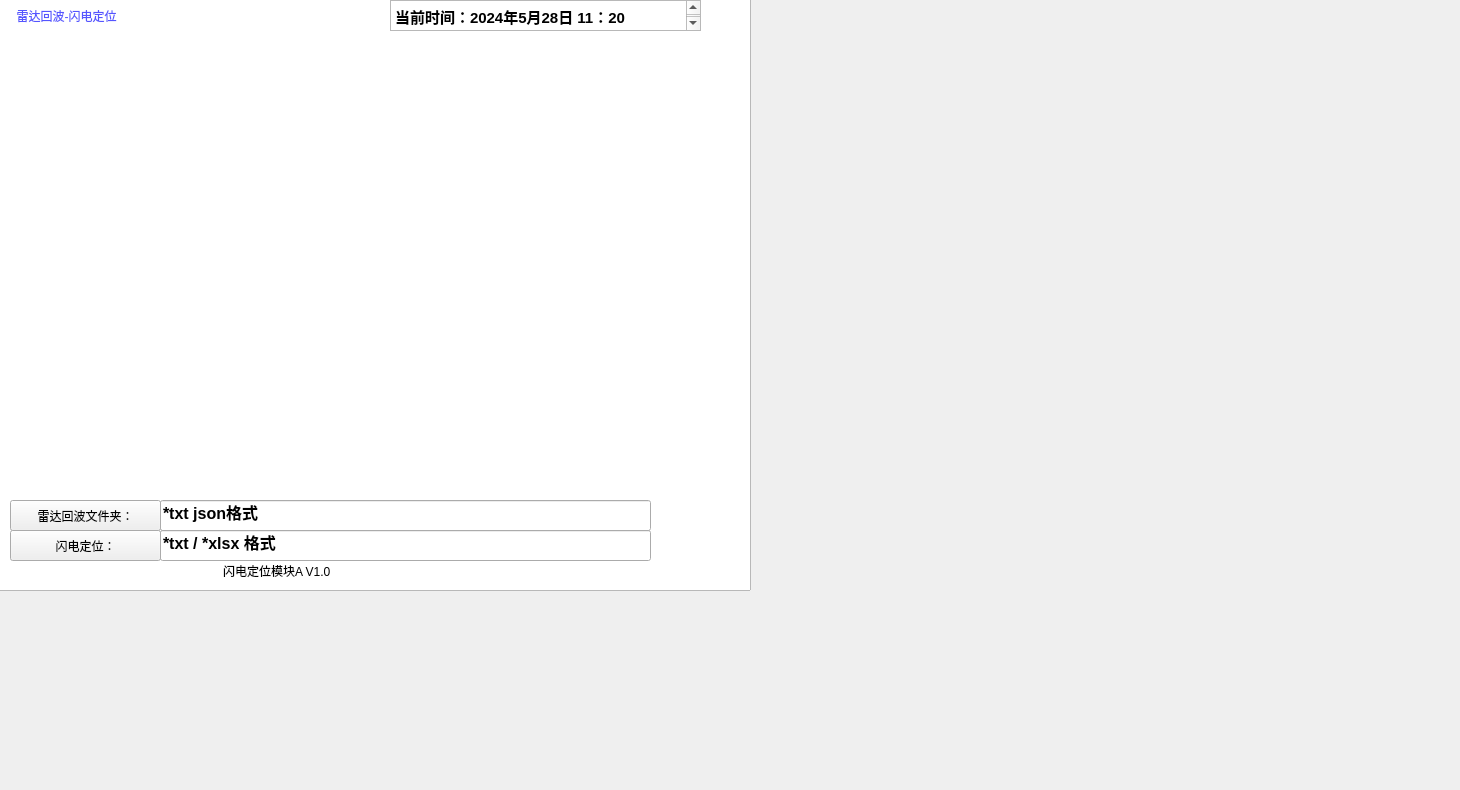
   <widget class="QWidget" name="tab_6">
    <attribute name="title">
     <string>雷达-闪电定位</string>
    </attribute>
    <widget class="QTableView" name="tableView_16">
     <property name="geometry">
      <rect>
       <x>-700</x>
       <y>-190</y>
       <width>1451</width>
       <height>781</height>
      </rect>
     </property>
     <property name="styleSheet">
      <string notr="true">background-image: url(:/jpg/雷电.jpg);</string>
     </property>
    </widget>
    <widget class="QLabel" name="label_leida">
     <property name="geometry">
      <rect>
       <x>10</x>
       <y>0</y>
       <width>151</width>
       <height>31</height>
      </rect>
     </property>
     <property name="styleSheet">
      <string notr="true">color: rgb(85, 85, 255);
font: 700 12pt &quot;Microsoft YaHei UI&quot;;
background-color: rgb(255, 255, 255);
alternate-background-color: rgb(0, 255, 127);</string>
     </property>
     <property name="text">
      <string>  雷达回波-闪电定位 </string>
     </property>
    </widget>
    <widget class="QTextEdit" name="textEditNowTime4">
     <property name="geometry">
      <rect>
       <x>390</x>
       <y>0</y>
       <width>311</width>
       <height>31</height>
      </rect>
     </property>
     <property name="styleSheet">
      <string notr="true">font: 11pt &quot;Microsoft YaHei UI&quot;;
alternate-background-color: rgb(170, 255, 127);
font: 700 11pt &quot;Microsoft YaHei UI&quot;;</string>
     </property>
     <property name="html">
      <string>&lt;!DOCTYPE HTML PUBLIC &quot;-//W3C//DTD HTML 4.0//EN&quot; &quot;http://www.w3.org/TR/REC-html40/strict.dtd&quot;&gt;
&lt;html&gt;&lt;head&gt;&lt;meta name=&quot;qrichtext&quot; content=&quot;1&quot; /&gt;&lt;meta charset=&quot;utf-8&quot; /&gt;&lt;style type=&quot;text/css&quot;&gt;
p, li { white-space: pre-wrap; }
hr { height: 1px; border-width: 0; }
li.unchecked::marker { content: &quot;\2610&quot;; }
li.checked::marker { content: &quot;\2612&quot;; }
&lt;/style&gt;&lt;/head&gt;&lt;body style=&quot; font-family:'Microsoft YaHei UI'; font-size:11pt; font-weight:700; font-style:normal;&quot;&gt;
&lt;p style=&quot; margin-top:0px; margin-bottom:0px; margin-left:0px; margin-right:0px; -qt-block-indent:0; text-indent:0px;&quot;&gt;当前时间：2024年5月28日 11：20&lt;/p&gt;&lt;/body&gt;&lt;/html&gt;</string>
     </property>
    </widget>
    <widget class="QLabel" name="labelV_25">
     <property name="geometry">
      <rect>
       <x>20</x>
       <y>560</y>
       <width>781</width>
       <height>21</height>
      </rect>
     </property>
     <property name="styleSheet">
      <string notr="true">color: rgb(0, 0, 0);
font: 10pt &quot;Microsoft YaHei UI&quot;;</string>
     </property>
     <property name="text">
      <string>                                                             闪电定位模块A V1.0</string>
     </property>
    </widget>
    <widget class="QLabel" name="labelradar">
     <property name="geometry">
      <rect>
       <x>10</x>
       <y>40</y>
       <width>681</width>
       <height>451</height>
      </rect>
     </property>
     <property name="text">
      <string/>
     </property>
    </widget>
    <widget class="QPushButton" name="pushButtonsat_ld">
     <property name="geometry">
      <rect>
       <x>10</x>
       <y>500</y>
       <width>151</width>
       <height>31</height>
      </rect>
     </property>
     <property name="styleSheet">
      <string notr="true">font: 700 12pt &quot;Microsoft YaHei UI&quot;;
color: rgb(0, 0, 0);</string>
     </property>
     <property name="text">
      <string>雷达回波文件夹：</string>
     </property>
    </widget>
    <widget class="QLineEdit" name="Filedirectorysatfile_ld2">
     <property name="geometry">
      <rect>
       <x>160</x>
       <y>500</y>
       <width>491</width>
       <height>31</height>
      </rect>
     </property>
     <property name="font">
      <font>
       <family>Microsoft YaHei UI</family>
       <pointsize>12</pointsize>
       <italic>false</italic>
       <bold>true</bold>
      </font>
     </property>
     <property name="styleSheet">
      <string notr="true">color: rgb(0, 0, 0);
font: 700 12pt &quot;Microsoft YaHei UI&quot;;</string>
     </property>
     <property name="text">
      <string>*txt json格式</string>
     </property>
    </widget>
    <widget class="QPushButton" name="pushButtonsat_ld2">
     <property name="geometry">
      <rect>
       <x>10</x>
       <y>530</y>
       <width>151</width>
       <height>31</height>
      </rect>
     </property>
     <property name="styleSheet">
      <string notr="true">font: 700 12pt &quot;Microsoft YaHei UI&quot;;
color: rgb(0, 0, 0);</string>
     </property>
     <property name="text">
      <string>闪电定位：</string>
     </property>
    </widget>
    <widget class="QLineEdit" name="Filedirectorysatfile_ld1">
     <property name="geometry">
      <rect>
       <x>160</x>
       <y>530</y>
       <width>491</width>
       <height>31</height>
      </rect>
     </property>
     <property name="font">
      <font>
       <family>Microsoft YaHei UI</family>
       <pointsize>12</pointsize>
       <italic>false</italic>
       <bold>true</bold>
      </font>
     </property>
     <property name="styleSheet">
      <string notr="true">color: rgb(0, 0, 0);
font: 700 12pt &quot;Microsoft YaHei UI&quot;;</string>
     </property>
     <property name="text">
      <string>*txt / *xlsx 格式</string>
     </property>
    </widget>
   </widget>
